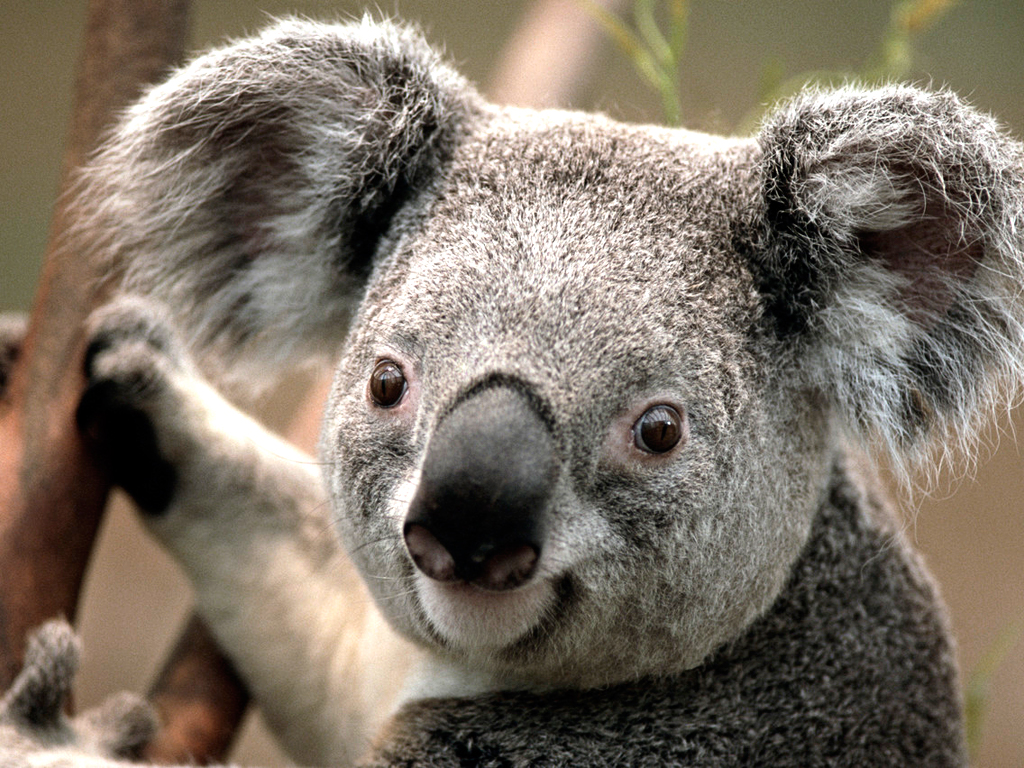
#> input picture images/Koala.jpg, 1024 x 768 px, found by its file name
$ python image.py
#> lines starting #> are read from the running program, lines starting #| are printed output that depends on the picture
import cv2

import matplotlib.pyplot as plt
from mpl_toolkits.mplot3d import Axes3D
from matplotlib import cm
from matplotlib import colors
import numpy as np

# read images
image = cv2.imread('./images/koala.jpg')
#> image is the input picture: shape (768, 1024, 3); mean B, G, R 102, 114.7, 125.4
# plot image
plt.imshow(image)
# display the image
plt.show()


# covert image from BGR to RGB
rgbimage = cv2.cvtColor(image, cv2.COLOR_BGR2RGB)
plt.imshow(rgbimage)
plt.show()


# noramlizing
pixel_colors = image.reshape((np.shape(image)[0]*np.shape(image)[1], 3))
norm = colors.Normalize(vmin=-1., vmax=1.)
norm.autoscale(pixel_colors)
pixel_colors = norm(pixel_colors).tolist()
#> pixel_colors = 786432 items


# visualizing the rgb color
r,g,b = cv2.split(rgbimage)
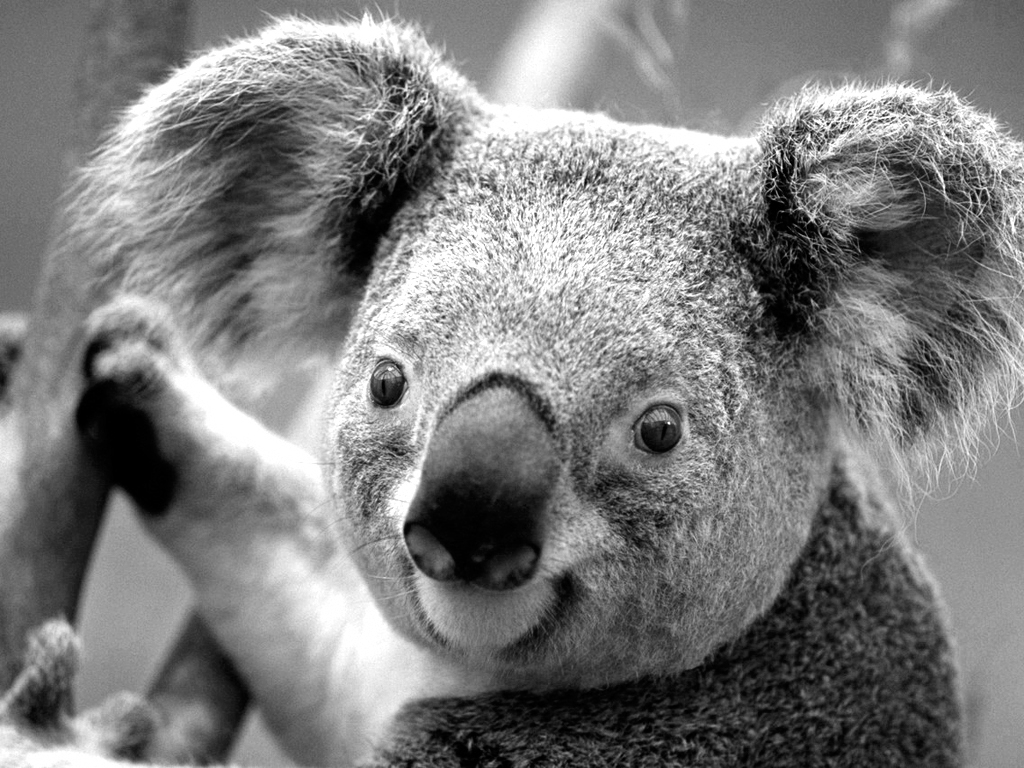
#> r: shape (768, 1024); min 0, max 255, mean 125.4
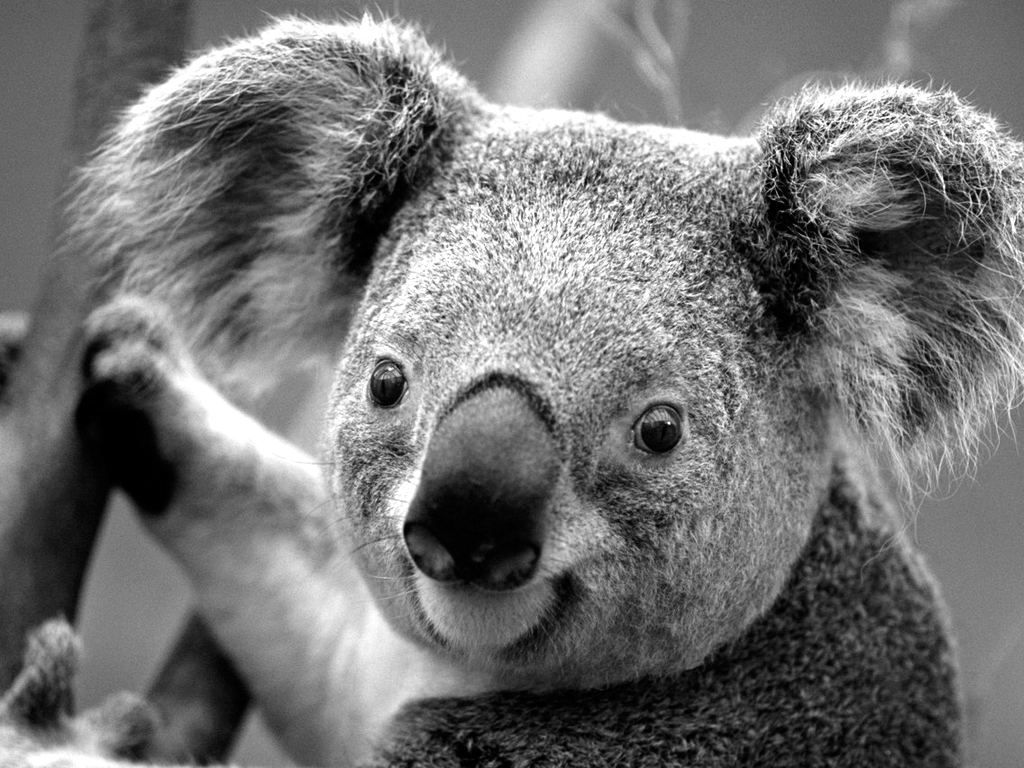
#> g: shape (768, 1024); min 0, max 255, mean 114.7
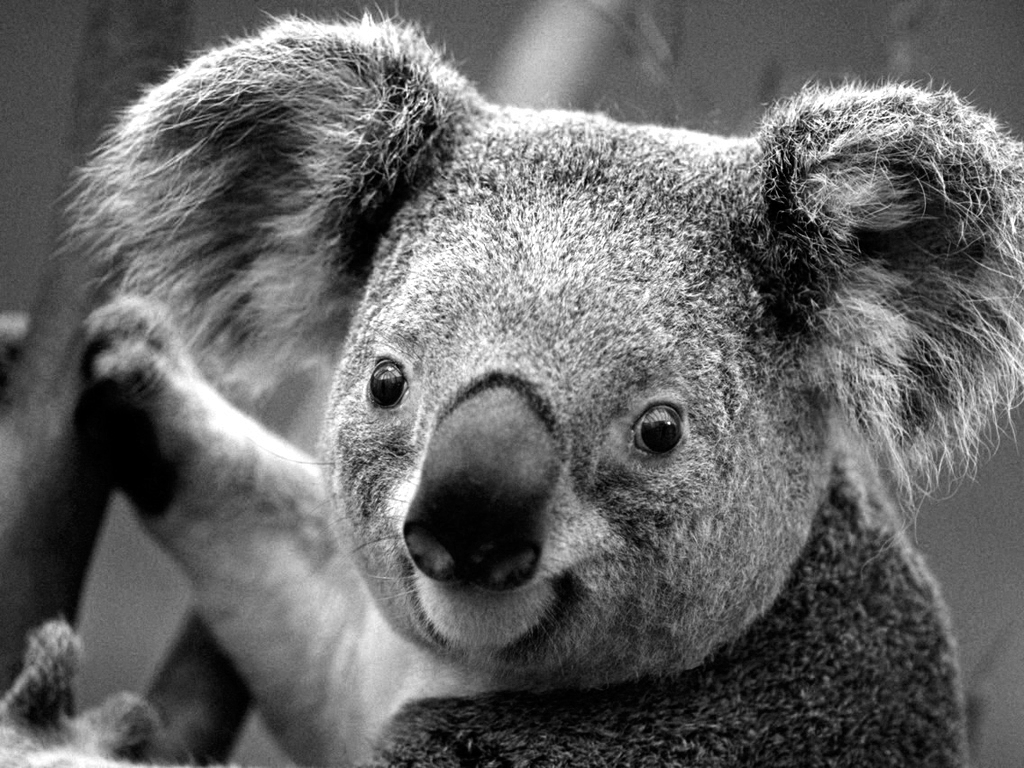
#> b: shape (768, 1024); min 0, max 255, mean 102
vis = plt.figure()
axis = vis.add_subplot(1, 1, 1, projection="3d")

axis.scatter(r.flatten(), g.flatten(), b.flatten(), facecolors=pixel_colors, marker=".")
axis.set_xlabel("Red")
axis.set_ylabel("Green")
axis.set_zlabel("Blue")
plt.show()
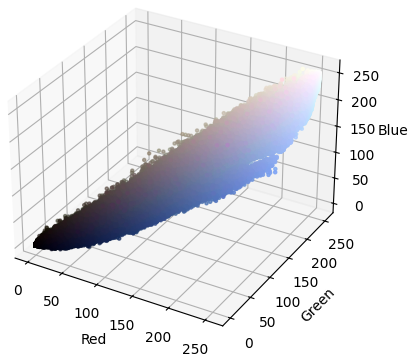
#> figure drawn by matplotlib, 1 panel


# visualizing the hsv color
hsv_nemo = cv2.cvtColor(image, cv2.COLOR_RGB2HSV)
#> hsv_nemo: shape (768, 1024, 3); mean H, S, V 97.5, 55.9, 125.8
h, s, v = cv2.split(hsv_nemo)
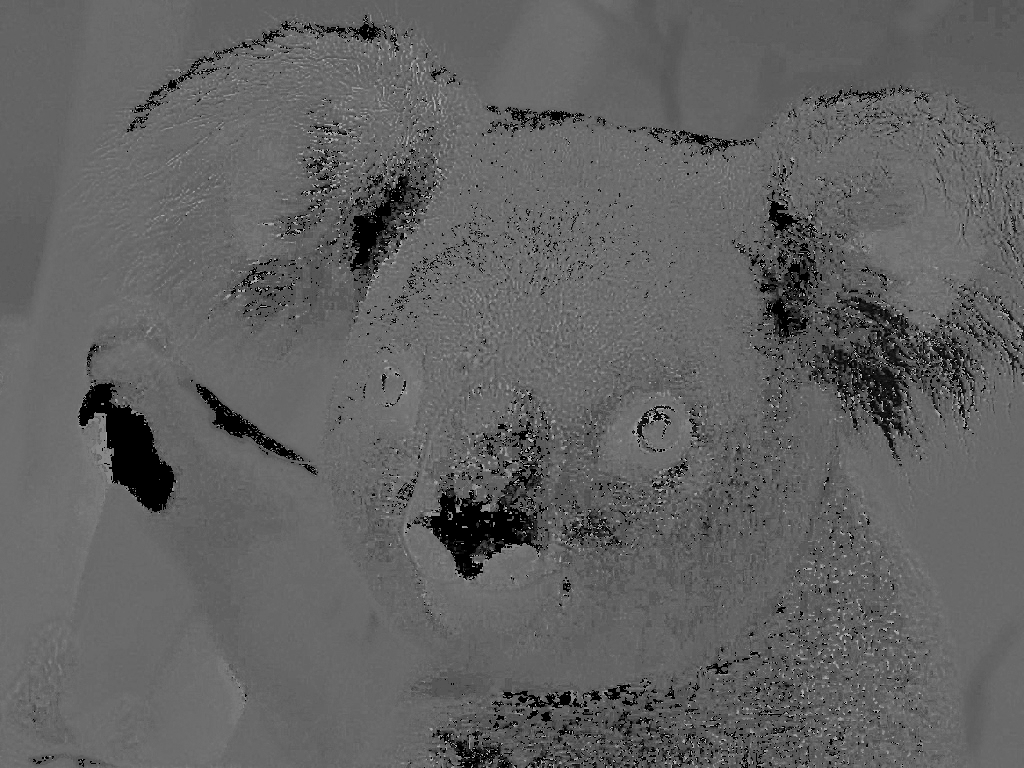
#> h: shape (768, 1024); min 0, max 178, mean 97.5
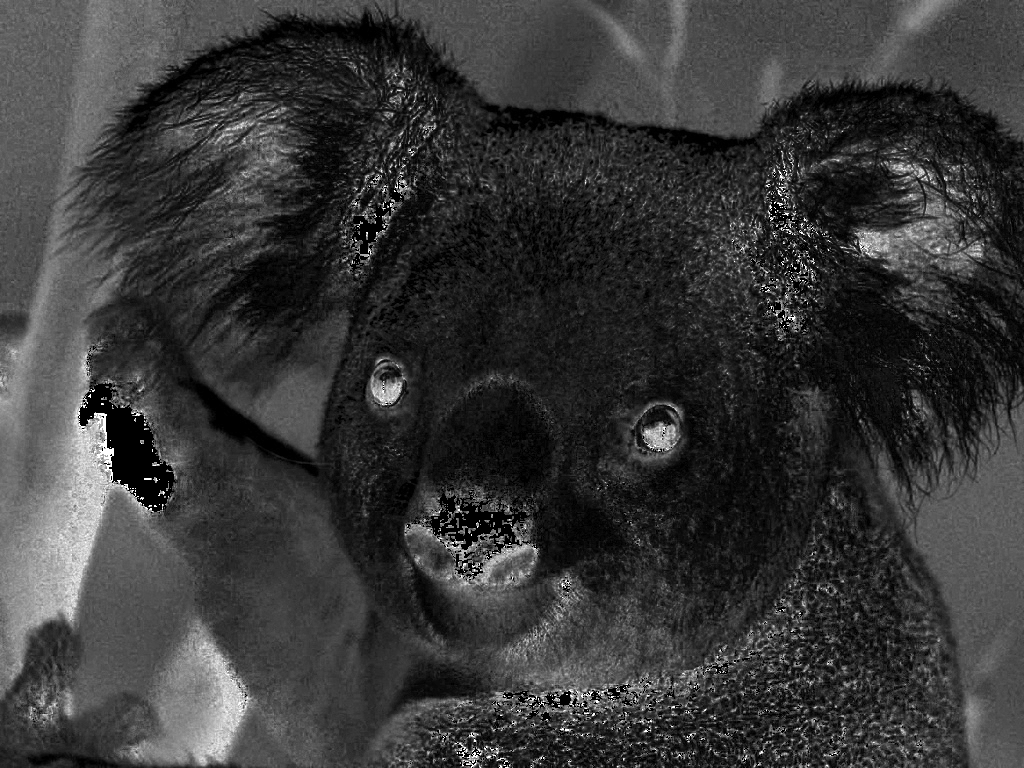
#> s: shape (768, 1024); min 0, max 255, mean 55.9
fig = plt.figure()
axis = fig.add_subplot(1, 1, 1, projection="3d")
axis.scatter(h.flatten(), s.flatten(), v.flatten(), facecolors=pixel_colors, marker=".")
axis.set_xlabel("Hue")
axis.set_ylabel("Saturation")
axis.set_zlabel("Value")
plt.show()
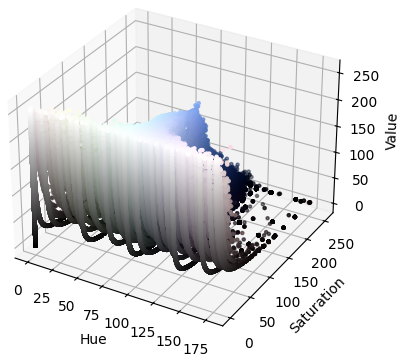
#> figure drawn by matplotlib, 1 panel
